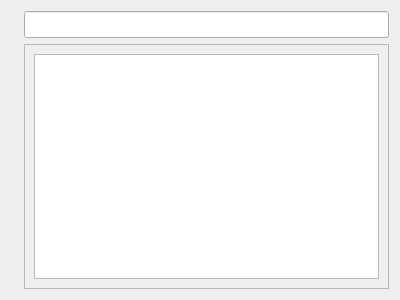
<?xml version="1.0" encoding="UTF-8"?>
<ui version="4.0">
 <class>cEpisodeDetails</class>
 <widget class="QWidget" name="cEpisodeDetails">
  <property name="geometry">
   <rect>
    <x>0</x>
    <y>0</y>
    <width>400</width>
    <height>300</height>
   </rect>
  </property>
  <property name="windowTitle">
   <string>Form</string>
  </property>
  <layout class="QGridLayout" name="gridLayout">
   <item row="0" column="0">
    <layout class="QHBoxLayout" name="horizontalLayout">
     <item>
      <widget class="QLabel" name="m_lpEpisodeThumb">
       <property name="text">
        <string/>
       </property>
      </widget>
     </item>
     <item>
      <layout class="QVBoxLayout" name="verticalLayout">
       <item>
        <widget class="QLineEdit" name="m_lpEpisodeTitle">
         <property name="font">
          <font>
           <pointsize>12</pointsize>
           <weight>75</weight>
           <bold>true</bold>
          </font>
         </property>
         <property name="readOnly">
          <bool>true</bool>
         </property>
        </widget>
       </item>
       <item>
        <widget class="QScrollArea" name="m_lpScrollArea">
         <property name="widgetResizable">
          <bool>true</bool>
         </property>
         <widget class="QWidget" name="scrollAreaWidgetContents">
          <property name="geometry">
           <rect>
            <x>0</x>
            <y>0</y>
            <width>365</width>
            <height>245</height>
           </rect>
          </property>
          <layout class="QGridLayout" name="gridLayout_2">
           <item row="0" column="0">
            <widget class="QTextEdit" name="m_lpOverview">
             <property name="readOnly">
              <bool>true</bool>
             </property>
            </widget>
           </item>
          </layout>
         </widget>
        </widget>
       </item>
      </layout>
     </item>
    </layout>
   </item>
  </layout>
 </widget>
 <resources/>
 <connections/>
</ui>
